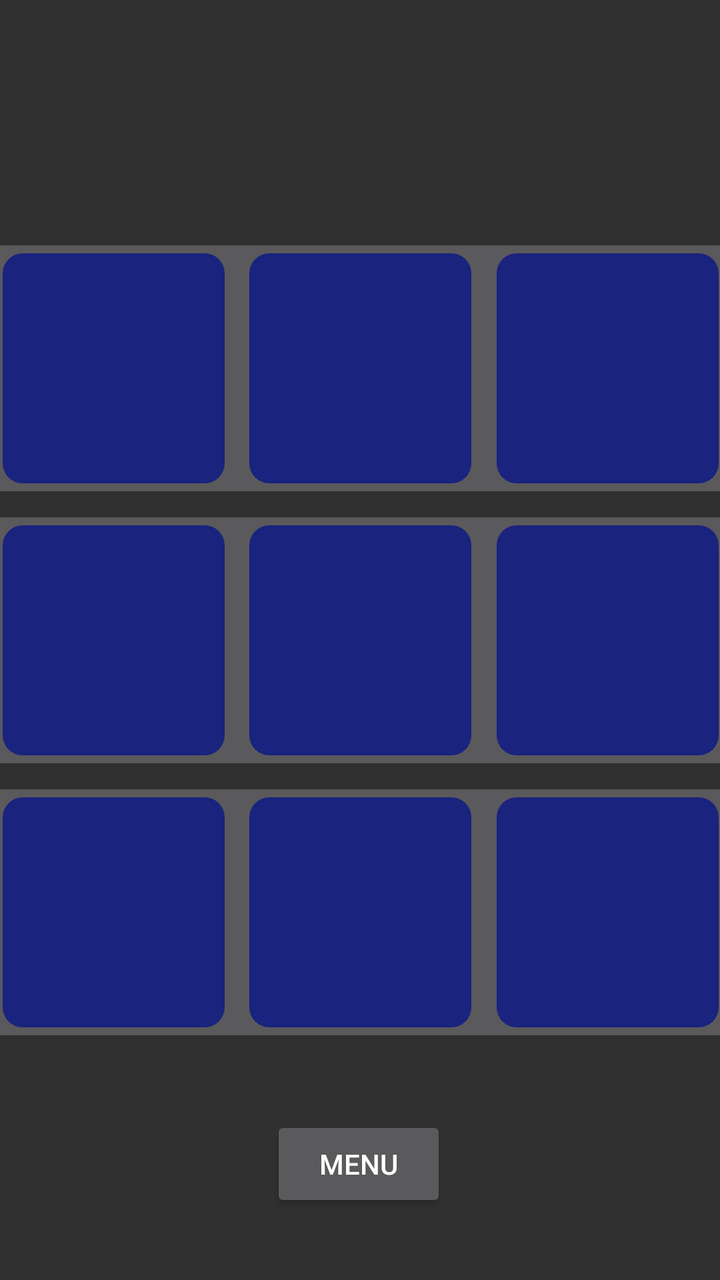
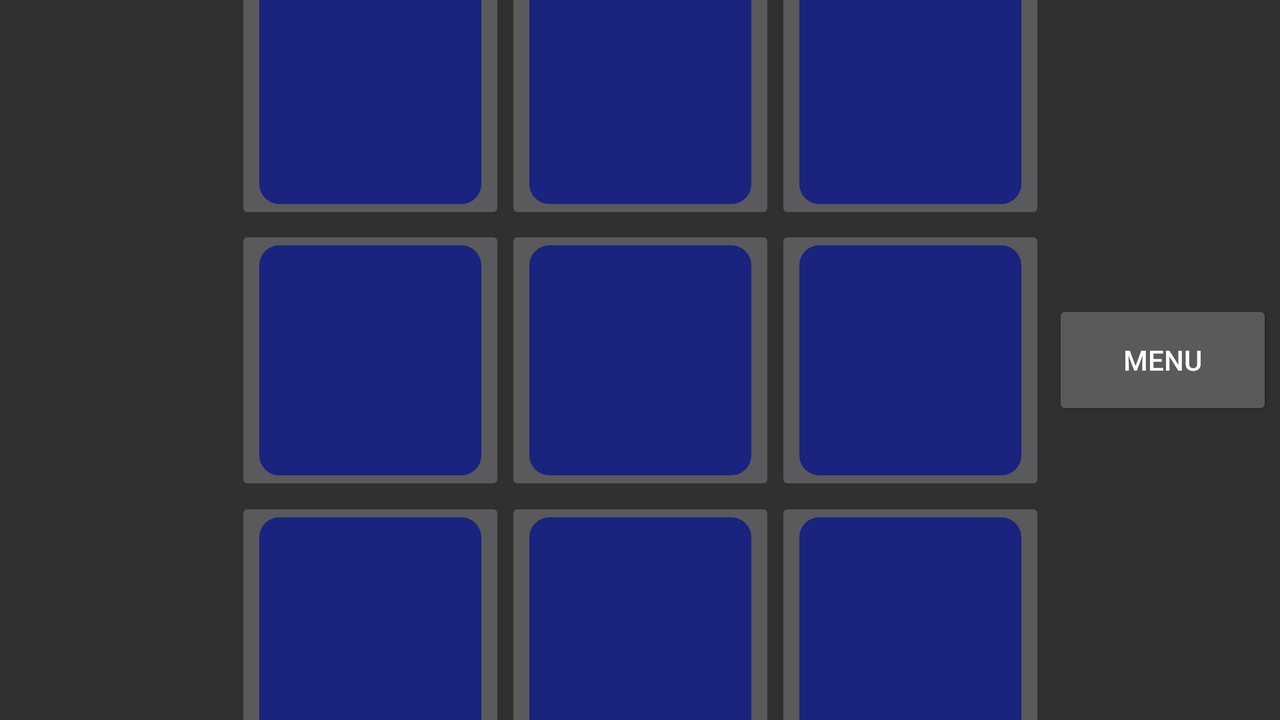

First picture: res/layout/ on a phone held upright. Second picture: the repository's own variant of that layout, on a device whose configuration matches the variant's folder. Source for both follows.
<!-- AndroidManifest.xml: application theme Theme.AppCompat.NoActionBar -->
<!-- res/layout/buttons_activity.xml -->
<?xml version="1.0" encoding="utf-8"?>
<androidx.constraintlayout.widget.ConstraintLayout
    xmlns:android="http://schemas.android.com/apk/res/android"
    xmlns:app="http://schemas.android.com/apk/res-auto"
    xmlns:tools="http://schemas.android.com/tools"
    android:layout_width="match_parent"
    android:layout_height="match_parent">

    <TextView
        android:id="@+id/score"
        android:layout_width="400dp"
        android:layout_height="50dp"
        app:layout_constraintBottom_toTopOf="@+id/btn12"
        app:layout_constraintEnd_toEndOf="parent"
        app:layout_constraintLeft_toLeftOf="parent"
        app:layout_constraintRight_toRightOf="parent"
        app:layout_constraintStart_toStartOf="parent"
        android:gravity="center"
        app:layout_constraintTop_toTopOf="parent"/>

    <ImageButton
        android:id="@+id/btn11"
        android:src="@drawable/button_grey"
        android:layout_width="135dp"
        android:layout_height="135dp"
        android:layout_marginBottom="1dp"
        app:layout_constraintBottom_toTopOf="@+id/btn21"
        app:layout_constraintEnd_toStartOf="@+id/btn12"
        app:layout_constraintStart_toStartOf="parent" />

    <ImageButton
        android:id="@+id/btn12"
        android:src="@drawable/button_grey"
        android:layout_width="135dp"
        android:layout_height="135dp"
        android:layout_marginBottom="1dp"
        app:layout_constraintBottom_toTopOf="@+id/btn22"
        app:layout_constraintLeft_toLeftOf="parent"
        app:layout_constraintRight_toRightOf="parent"/>

    <ImageButton
        android:id="@+id/btn13"
        android:src="@drawable/button_grey"
        android:layout_width="135dp"
        android:layout_height="135dp"
        android:layout_marginBottom="1dp"
        app:layout_constraintBottom_toTopOf="@+id/btn23"
        app:layout_constraintEnd_toEndOf="parent"
        app:layout_constraintStart_toEndOf="@+id/btn12" />

    <ImageButton
        android:id="@+id/btn21"
        android:src="@drawable/button_grey"
        android:layout_width="135dp"
        android:layout_height="135dp"
        app:layout_constraintBottom_toBottomOf="parent"
        app:layout_constraintEnd_toStartOf="@+id/btn22"
        app:layout_constraintStart_toStartOf="parent"
        app:layout_constraintTop_toTopOf="parent" />

    <ImageButton
        android:id="@+id/btn22"
        android:src="@drawable/button_grey"
        android:layout_width="135dp"
        android:layout_height="135dp"
        app:layout_constraintBottom_toBottomOf="parent"
        app:layout_constraintLeft_toLeftOf="parent"
        app:layout_constraintRight_toRightOf="parent"
        app:layout_constraintTop_toTopOf="parent" />

    <ImageButton
        android:id="@+id/btn23"
        android:src="@drawable/button_grey"
        android:layout_width="135dp"
        android:layout_height="135dp"
        app:layout_constraintBottom_toBottomOf="parent"
        app:layout_constraintEnd_toEndOf="parent"
        app:layout_constraintStart_toEndOf="@+id/btn22"
        app:layout_constraintTop_toTopOf="parent" />

    <ImageButton
        android:id="@+id/btn31"
        android:src="@drawable/button_grey"
        android:layout_width="135dp"
        android:layout_height="135dp"
        android:layout_marginTop="1dp"
        app:layout_constraintEnd_toStartOf="@+id/btn32"
        app:layout_constraintStart_toStartOf="parent"
        app:layout_constraintTop_toBottomOf="@+id/btn21" />

    <ImageButton
        android:id="@+id/btn32"
        android:src="@drawable/button_grey"
        android:layout_width="135dp"
        android:layout_height="135dp"
        android:layout_marginTop="1dp"
        app:layout_constraintLeft_toLeftOf="parent"
        app:layout_constraintRight_toRightOf="parent"
        app:layout_constraintTop_toBottomOf="@+id/btn22"/>

    <ImageButton
        android:id="@+id/btn33"
        android:src="@drawable/button_grey"
        android:layout_width="135dp"
        android:layout_height="135dp"
        android:layout_marginTop="1dp"
        app:layout_constraintEnd_toEndOf="parent"
        app:layout_constraintStart_toEndOf="@+id/btn32"
        app:layout_constraintTop_toBottomOf="@+id/btn23" />

    <Button
        android:layout_width="wrap_content"
        android:layout_height="wrap_content"
        android:text="MENU"
        android:id="@+id/menu_button"
        app:layout_constraintBottom_toBottomOf="parent"
        app:layout_constraintHorizontal_bias="0.498"
        app:layout_constraintLeft_toLeftOf="parent"
        app:layout_constraintRight_toRightOf="parent"
        app:layout_constraintTop_toBottomOf="@+id/btn32" />


</androidx.constraintlayout.widget.ConstraintLayout>
<!-- resources referenced by this layout -->
<resources>
  <!-- drawable button_grey (drawable) -->
  <?xml version="1.0" encoding="utf-8"?>
  <inset xmlns:android="http://schemas.android.com/apk/res/android"
      android:insetBottom="0dp"
      android:insetLeft="0dp"
      android:insetRight="0dp"
      android:insetTop="0dp">
      <ripple android:color="?attr/colorControlHighlight">
          <item>
              <shape android:shape="rectangle"
                  android:tint="@color/colorGrey">
                  <corners android:radius="10dp"/>
                  <solid android:color="#1a237e"/>
                  <padding android:bottom="6dp"/>
              </shape>
          </item>
      </ripple>
  </inset>
</resources>
<!-- res/layout-land/buttons_activity.xml (the repository's variant of the layout above) -->
<!-- drawn on the phone turned sideways -->
<?xml version="1.0" encoding="utf-8"?>
<androidx.constraintlayout.widget.ConstraintLayout
    xmlns:android="http://schemas.android.com/apk/res/android"
    xmlns:app="http://schemas.android.com/apk/res-auto"
    xmlns:tools="http://schemas.android.com/tools"
    android:layout_width="match_parent"
    android:layout_height="match_parent">

    <TextView
        android:id="@+id/score"
        android:layout_width="170dp"
        android:layout_height="50dp"
        android:gravity="center"
        app:layout_constraintBottom_toBottomOf="parent"
        app:layout_constraintEnd_toStartOf="@+id/btn21"
        app:layout_constraintStart_toStartOf="parent"
        app:layout_constraintTop_toTopOf="parent" />

    <ImageButton
        android:id="@+id/btn11"
        android:src="@drawable/button_grey"
        android:layout_width="135dp"
        android:layout_height="135dp"
        android:layout_marginBottom="1dp"
        app:layout_constraintBottom_toTopOf="@+id/btn21"
        app:layout_constraintEnd_toStartOf="@+id/btn12" />

    <ImageButton
        android:id="@+id/btn12"
        android:src="@drawable/button_grey"
        android:layout_width="135dp"
        android:layout_height="135dp"
        android:layout_marginBottom="1dp"
        app:layout_constraintBottom_toTopOf="@+id/btn22"
        app:layout_constraintLeft_toLeftOf="parent"
        app:layout_constraintRight_toRightOf="parent"/>

    <ImageButton
        android:id="@+id/btn13"
        android:src="@drawable/button_grey"
        android:layout_width="135dp"
        android:layout_height="135dp"
        android:layout_marginBottom="1dp"
        app:layout_constraintBottom_toTopOf="@+id/btn23"
        app:layout_constraintStart_toEndOf="@+id/btn12" />

    <ImageButton
        android:id="@+id/btn21"
        android:src="@drawable/button_grey"
        android:layout_width="135dp"
        android:layout_height="135dp"
        app:layout_constraintBottom_toBottomOf="parent"
        app:layout_constraintEnd_toStartOf="@+id/btn22"
        app:layout_constraintTop_toTopOf="parent" />

    <ImageButton
        android:id="@+id/btn22"
        android:src="@drawable/button_grey"
        android:layout_width="135dp"
        android:layout_height="135dp"
        app:layout_constraintBottom_toBottomOf="parent"
        app:layout_constraintLeft_toLeftOf="parent"
        app:layout_constraintRight_toRightOf="parent"
        app:layout_constraintTop_toTopOf="parent" />

    <ImageButton
        android:id="@+id/btn23"
        android:src="@drawable/button_grey"
        android:layout_width="135dp"
        android:layout_height="135dp"
        app:layout_constraintBottom_toBottomOf="parent"
        app:layout_constraintStart_toEndOf="@+id/btn22"
        app:layout_constraintTop_toTopOf="parent" />

    <ImageButton
        android:id="@+id/btn31"
        android:src="@drawable/button_grey"
        android:layout_width="135dp"
        android:layout_height="135dp"
        android:layout_marginTop="1dp"
        app:layout_constraintEnd_toStartOf="@+id/btn32"
        app:layout_constraintTop_toBottomOf="@+id/btn21" />

    <ImageButton
        android:id="@+id/btn32"
        android:src="@drawable/button_grey"
        android:layout_width="135dp"
        android:layout_height="135dp"
        android:layout_marginTop="1dp"
        app:layout_constraintLeft_toLeftOf="parent"
        app:layout_constraintRight_toRightOf="parent"
        app:layout_constraintTop_toBottomOf="@+id/btn22"/>

    <ImageButton
        android:id="@+id/btn33"
        android:src="@drawable/button_grey"
        android:layout_width="135dp"
        android:layout_height="135dp"
        android:layout_marginTop="1dp"
        app:layout_constraintStart_toEndOf="@+id/btn32"
        app:layout_constraintTop_toBottomOf="@+id/btn23" />

    <Button
        android:id="@+id/menu_button"
        android:layout_width="110dp"
        android:layout_height="60dp"
        android:text="MENU"
        app:layout_constraintBottom_toBottomOf="parent"
        app:layout_constraintEnd_toEndOf="parent"
        app:layout_constraintStart_toEndOf="@+id/btn23"
        app:layout_constraintTop_toTopOf="parent" />


</androidx.constraintlayout.widget.ConstraintLayout>
